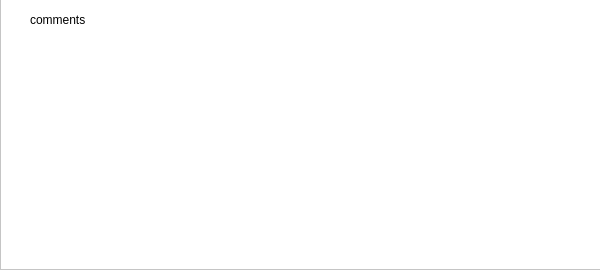
<?xml version="1.0" encoding="UTF-8"?>
<ui version="4.0">
 <class>Form</class>
 <widget class="QWidget" name="Form">
  <property name="geometry">
   <rect>
    <x>0</x>
    <y>0</y>
    <width>600</width>
    <height>270</height>
   </rect>
  </property>
  <property name="windowTitle">
   <string>Form</string>
  </property>
  <widget class="QFrame" name="frame">
   <property name="geometry">
    <rect>
     <x>0</x>
     <y>-1</y>
     <width>601</width>
     <height>271</height>
    </rect>
   </property>
   <property name="styleSheet">
    <string notr="true">background-color: rgb(255, 255, 255);</string>
   </property>
   <property name="frameShape">
    <enum>QFrame::StyledPanel</enum>
   </property>
   <property name="frameShadow">
    <enum>QFrame::Raised</enum>
   </property>
   <widget class="QLabel" name="label">
    <property name="geometry">
     <rect>
      <x>30</x>
      <y>10</y>
      <width>61</width>
      <height>21</height>
     </rect>
    </property>
    <property name="text">
     <string>comments</string>
    </property>
   </widget>
  </widget>
 </widget>
 <resources/>
 <connections/>
</ui>
